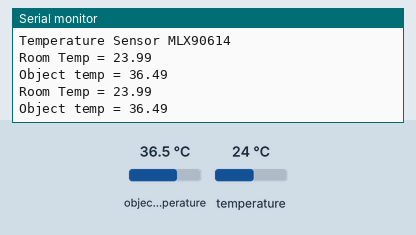
Simulated run of this sketch. Board: ESP8266 (NodeMCU). On the bench: the last lines printed to the serial monitor. Inputs (shaded band) come from the test bench; at power-on: object temperature 36.5 °C, temperature 24 °C. WiFi joins after 1.5 s; servers stay silent unless stated.

Above: at 3.0 s.
3.1 s: object temperature set to 20 °C
At 4.4 s:
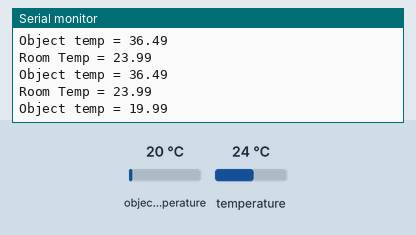
4.6 s: temperature set to 12 °C
At 5.5 s:
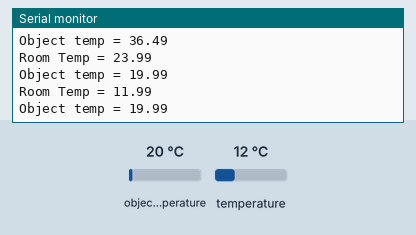
6.1 s: object temperature set to 26 °C
At 7.2 s:
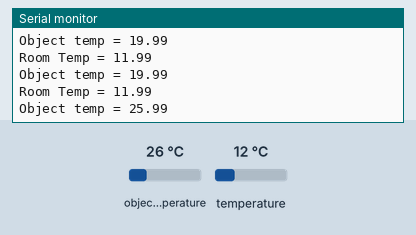
Timing chart, 0 to 9.1 s (numbered marks = the images above; inputs shaded):
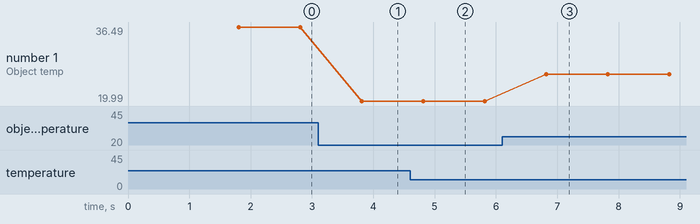

The sketch:

sketch_mar29b.ino
```cpp
#include <Wire.h>
#include <Adafruit_MLX90614.h>

#define BLYNK_PRINT Serial
#include <Blynk.h>
#include <ESP8266WiFi.h>
#include <BlynkSimpleEsp8266.h>


Adafruit_MLX90614 mlx = Adafruit_MLX90614();

char auth[] = "XzoKnG0VElcxHCBYHev-5bpBd7tCzLyc";
char ssid[] = "JID01 2.4G";
char pass[] = "0881677852";
double temp_amb;
double temp_obj;
double calibration = 2.36;
void setup()
{
  // Debug console
  Serial.begin(9600);
  mlx.begin();
  Blynk.begin(auth, ssid, pass, "blynk-cloud.com", 80);
  Serial.println("Temperature Sensor MLX90614");
}

void loop()
{
  Blynk.run();
  temp_amb = mlx.readAmbientTempC();
  temp_obj = mlx.readObjectTempC();

  //Serial Monitor
  Serial.print("Room Temp = ");
  Serial.println(temp_amb);
  Serial.print("Object temp = ");
  Serial.println(temp_obj);

  Blynk.virtualWrite(V1, temp_amb);
  Blynk.virtualWrite(V2, (temp_obj + calibration));
   delay(1000);
}
```

Measured:
- after the input at 3.1 s, the serial monitor: prints a new line after 0.71 s (image 1)
- after the input at 4.6 s, the serial monitor: prints a new line after 0.22 s (image 2)
- after the input at 6.1 s, the serial monitor: prints a new line after 0.72 s (image 3)
- plotted number 1: 36.49 → 19.99 after the input at 3.1 s, 19.99 → 25.99 after the input at 6.1 s
